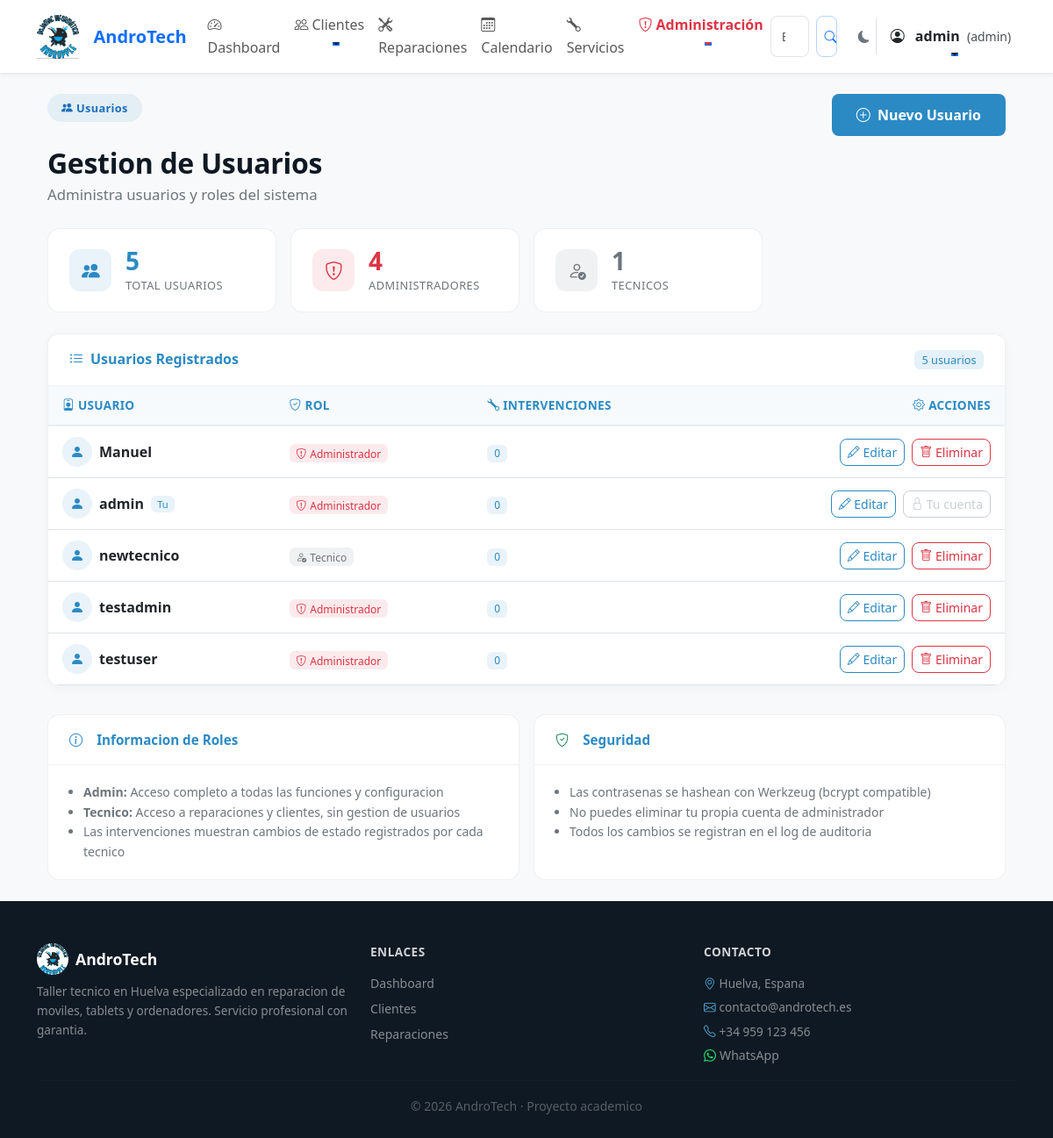
Screenshot of /admin/usuarios (signed in) with the database file from the repository.
### tables this page shows
CREATE TABLE usuarios (
    id INTEGER PRIMARY KEY AUTOINCREMENT,
    usuario TEXT NOT NULL UNIQUE,
    contraseña TEXT NOT NULL,
    rol TEXT DEFAULT 'tecnico'
);

### app.py (the view)
@app.route("/admin/usuarios")
@login_required
@role_required('admin')
def admin_usuarios():
    conn = get_db()
    usuarios = conn.execute("""
        SELECT id, usuario, rol,
               (SELECT COUNT(*) FROM reparaciones_historial
                WHERE usuario = usuarios.usuario) AS intervenciones
        FROM usuarios
        ORDER BY usuario ASC
    """).fetchall()
    conn.close()
    try:
        logger.info(json.dumps({
            "event": "admin_usuarios_viewed",
            "admin": session.get('usuario'),
            "total_usuarios": len(usuarios)
        }, ensure_ascii=False))
    except Exception:
        logger.info(f"admin_usuarios_viewed by {session.get('usuario')}")
    return render_template("admin_usuarios.html", usuarios=usuarios)

### app.py (called while the page is built)
@app.before_request
def make_session_permanent():
    session.permanent = True

@app.after_request
def add_security_headers(response):
    response.headers['X-Frame-Options'] = 'SAMEORIGIN'
    response.headers['X-Content-Type-Options'] = 'nosniff'
    response.headers['Referrer-Policy'] = 'strict-origin-when-cross-origin'
    return response

@app.before_request
def ensure_csrf_token():
    if 'csrf_token' not in session:
        session['csrf_token'] = secrets.token_urlsafe(16)

@app.context_processor
def inject_csrf_token():
    return dict(csrf_token=session.get('csrf_token'))

    def format(self, record):
        log_record = {
            "timestamp": self.formatTime(record, self.datefmt),
            "level": record.levelname,
            "logger": record.name,
            "message": record.getMessage(),
        }
        if record.exc_info:
            log_record["exception"] = self.formatException(record.exc_info)
        return json.dumps(log_record, ensure_ascii=False)

### auth.py (called while the page is built)
def login_required(f):
    @wraps(f)
    def decorated_function(*args, **kwargs):
        if 'usuario' not in session:
            flash('Debes iniciar sesión para acceder a esta página.', 'danger')
            return redirect(url_for('login'))
        return f(*args, **kwargs)
    return decorated_function

def role_required(rol_requerido):
    def decorator(f):
        @wraps(f)
        @login_required
        def decorated_function(*args, **kwargs):
            if session.get('rol') != rol_requerido:
                flash('No tienes permisos para acceder a esta página.', 'danger')
                return redirect(url_for('index'))
            return f(*args, **kwargs)
        return decorated_function
    return decorator

### db.py (called while the page is built)
def get_db():
    conn = sqlite3.connect("database/andro_tech.db")
    conn.row_factory = sqlite3.Row
    return conn

### utils/security.py (called while the page is built)
def ensure_csrf_token():
    if 'csrf_token' not in session:
        session['csrf_token'] = secrets.token_urlsafe(16)

def inject_csrf_token():
    return dict(csrf_token=session.get('csrf_token'))

### templates/admin_usuarios.html (shortened to what this page needs)
{% extends "base.html" %}
{% block content %}
<div class="container-fluid py-4">
    <div class="d-flex flex-wrap justify-content-between align-items-start mb-4">
        <div>
            <span class="at-pill"><i class="bi bi-people-fill me-1"></i>Usuarios</span>
            <h1 class="at-section-title mt-2 mb-1">Gestion de Usuarios</h1>
            <p class="at-section-sub">Administra usuarios y roles del sistema</p>
        </div>
        <a href="{{ url_for('nuevo_usuario') }}" class="at-btn-primary btn mt-2 mt-md-0">
            <i class="bi bi-plus-circle me-1"></i> Nuevo Usuario
        </a>
    </div>
    <div class="row g-3 mb-4">
        <div class="col-sm-6 col-lg-3">
            <div class="at-dash-kpi">
                <div class="at-dash-kpi-icon" style="background: rgba(43,138,196,.1);">
                    <i class="bi bi-people-fill" style="color: #2B8AC4; font-size: 1.3rem;"></i>
                </div>
                <div>
                    <div class="at-dash-kpi-value" style="color: #2B8AC4;">{{ usuarios|length }}</div>
                    <div class="at-dash-kpi-label">Total Usuarios</div>
                </div>
            </div>
        </div>
        <div class="col-sm-6 col-lg-3">
            <div class="at-dash-kpi">
                <div class="at-dash-kpi-icon" style="background: rgba(220,53,69,.1);">
                    <i class="bi bi-shield-exclamation" style="color: #dc3545; font-size: 1.3rem;"></i>
                </div>
                <div>
                    <div class="at-dash-kpi-value" style="color: #dc3545;">{{ usuarios|selectattr('rol','equalto','admin')|list|length }}</div>
                    <div class="at-dash-kpi-label">Administradores</div>
                </div>
            </div>
        </div>
        <div class="col-sm-6 col-lg-3">
            <div class="at-dash-kpi">
                <div class="at-dash-kpi-icon" style="background: rgba(108,117,125,.1);">
                    <i class="bi bi-person-check" style="color: #6c757d; font-size: 1.3rem;"></i>
                </div>
                <div>
                    <div class="at-dash-kpi-value" style="color: #6c757d;">{{ usuarios|selectattr('rol','equalto','tecnico')|list|length }}</div>
                    <div class="at-dash-kpi-label">Tecnicos</div>
                </div>
            </div>
        </div>
    </div>
    <div class="at-admin-card">
        <div class="at-admin-card-header d-flex justify-content-between align-items-center">
            <span><i class="bi bi-list-ul me-2"></i>Usuarios Registrados</span>
            <span class="badge" style="background: rgba(43,138,196,.12); color: #2B8AC4; font-size: .8rem;">
                {{ usuarios|length }} usuario{{ 's' if usuarios|length != 1 else '' }}
            </span>
        </div>
        {% if usuarios %}
        <div class="table-responsive">
            <table class="at-admin-table table mb-0">
                <thead>
                    <tr>
                        <th><i class="bi bi-person-badge me-1"></i>Usuario</th>
                        <th><i class="bi bi-shield-check me-1"></i>Rol</th>
                        <th><i class="bi bi-wrench me-1"></i>Intervenciones</th>
                        <th class="text-end"><i class="bi bi-gear me-1"></i>Acciones</th>
                    </tr>
                </thead>
                <tbody>
                    {% for usuario in usuarios %}
                    <tr>
                        <td>
                            <div class="d-flex align-items-center gap-2">
                                <div style="width:34px;height:34px;border-radius:50%;background:rgba(43,138,196,.1);display:flex;align-items:center;justify-content:center;">
                                    <i class="bi bi-person-fill" style="color:#2B8AC4;font-size:1rem;"></i>
                                </div>
                                <strong>{{ usuario.usuario }}</strong>
                                {% if session.get('usuario') == usuario.usuario %}
                                <span class="badge" style="background:rgba(43,138,196,.1);color:#2B8AC4;font-size:.7rem;">Tu</span>
                                {% endif %}
                            </div>
                        </td>
                        <td>
                            {% if usuario.rol == 'admin' %}
                            <span class="badge" style="background:rgba(220,53,69,.1);color:#dc3545;">
                                <i class="bi bi-shield-exclamation me-1"></i>Administrador
                            </span>
                            {% else %}
                            <span class="badge" style="background:rgba(108,117,125,.1);color:#6c757d;">
                                <i class="bi bi-person-check me-1"></i>Tecnico
                            </span>
                            {% endif %}
                        </td>
                        <td>
                            <span class="badge" style="background:rgba(43,138,196,.1);color:#2B8AC4;">
                                {{ usuario.intervenciones or 0 }}
                            </span>
                        </td>
                        <td class="text-end">
                            <a href="{{ url_for('editar_usuario', id=usuario.id) }}"
                               class="btn btn-sm"
                               style="border:1px solid #2B8AC4;color:#2B8AC4;"
                               title="Editar usuario">
                                <i class="bi bi-pencil"></i> Editar
                            </a>
                            {% if session.get('usuario') != usuario.usuario %}
                            <a href="{{ url_for('borrar_usuario', id=usuario.id) }}"
                               class="btn btn-sm ms-1"
                               style="border:1px solid #dc3545;color:#dc3545;"
                               onclick="return confirm('¿Estas seguro de que quieres eliminar este usuario?');"
                               title="Eliminar usuario">
                                <i class="bi bi-trash"></i> Eliminar
                            </a>
                            {% else %}
                            <button class="btn btn-sm ms-1" disabled
                                    style="border:1px solid #adb5bd;color:#adb5bd;"
                                    title="No puedes eliminarte a ti mismo">
                                <i class="bi bi-lock"></i> Tu cuenta
                            </button>
                            {% endif %}
                        </td>
                    </tr>
                    {% endfor %}
                </tbody>
            </table>
        </div>
        {% endif %}
    </div>
    <div class="row g-3 mt-3">
        <div class="col-lg-6">
            <div class="at-dash-card">
                <div class="at-dash-card-header">
                    <i class="bi bi-info-circle me-2" style="color:#2B8AC4;"></i>Informacion de Roles
                </div>
                <div class="at-dash-card-body">
                    <ul class="mb-0 ps-3 small" style="color:#6c757d;">
                        <li><strong>Admin:</strong> Acceso completo a todas las funciones y configuracion</li>
                        <li><strong>Tecnico:</strong> Acceso a reparaciones y clientes, sin gestion de usuarios</li>
                        <li>Las intervenciones muestran cambios de estado registrados por cada tecnico</li>
                    </ul>
                </div>
            </div>
        </div>
        <div class="col-lg-6">
            <div class="at-dash-card">
                <div class="at-dash-card-header">
                    <i class="bi bi-shield-check me-2" style="color:#198754;"></i>Seguridad
                </div>
                <div class="at-dash-card-body">
                    <ul class="mb-0 ps-3 small" style="color:#6c757d;">
                        <li>Las contrasenas se hashean con Werkzeug (bcrypt compatible)</li>
                        <li>No puedes eliminar tu propia cuenta de administrador</li>
                        <li>Todos los cambios se registran en el log de auditoria</li>
                    </ul>
                </div>
            </div>
        </div>
    </div>
</div>
{% endblock %}

### rows the page displays
usuarios: usuario "Manuel", rol "admin" (drawn), intervenciones "0"
usuarios: usuario "admin", shows "Tu", rol "admin" (drawn), intervenciones "0", shows "Tu cuenta"
usuarios: usuario "newtecnico", rol "tecnico" (drawn), intervenciones "0"
usuarios: usuario "testadmin", rol "admin" (drawn), intervenciones "0"
usuarios: usuario "testuser", rol "admin" (drawn), intervenciones "0"

### other values shown
{{ session.usuario }} "admin"
{{ session.rol }} "admin"
{{ usuarios|length }} "5"
{{ usuarios|selectattr('rol','equalto','admin')|list|length }} "4"
{{ usuarios|selectattr('rol','equalto','tecnico')|list|length }} "1"
{{ 's' if usuarios|length != 1 else '' }} "s"
